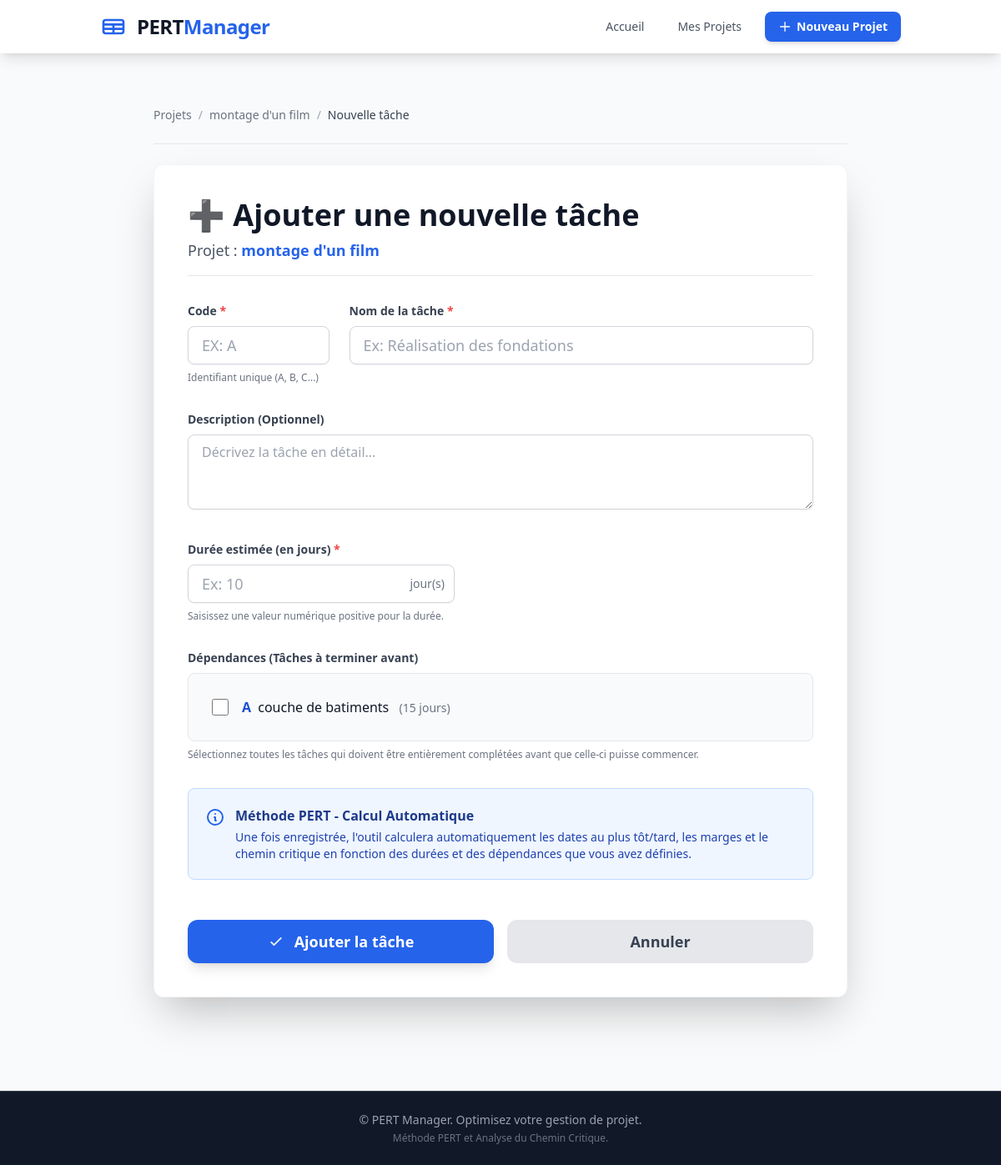
The page /projets/3/taches/nouvelle/ on the database its author committed.
### pert/models.py (models this page shows, shortened)
class Projet(models.Model):
    nom = models.CharField(max_length=200, verbose_name="Nom du projet")
    description = models.TextField(blank=True, null=True, verbose_name="Description")
    date_creation = models.DateTimeField(auto_now_add=True, verbose_name="Date de création")
    date_modification = models.DateTimeField(auto_now=True, verbose_name="Dernière modification")
    class Meta:
        verbose_name = "Projet"
        verbose_name_plural = "Projets"
        ordering = ['-date_creation']

class Tache(models.Model):
    projet = models.ForeignKey(
        Projet,
        on_delete=models.CASCADE,
        related_name='taches',
        verbose_name="Projet"
    )
    code = models.CharField(max_length=10, verbose_name="Code de la tâche")
    nom = models.CharField(max_length=200, verbose_name="Nom de la tâche")
    description = models.TextField(blank=True, null=True, verbose_name="Description")
    duree = models.IntegerField(verbose_name="Durée (en jours)")
    dependances = models.ManyToManyField(
        'self',
        symmetrical=False,
        blank=True,
        related_name='successeurs',
        verbose_name="Dépendances (tâches à terminer avant)"
    )
    date_debut_tot = models.IntegerField(
        null=True,
        blank=True,
        verbose_name="Date de début au plus tôt"
    )
    date_fin_tot = models.IntegerField(
        null=True,
        blank=True,
        verbose_name="Date de fin au plus tôt"
    )
    date_debut_tard = models.IntegerField(
        null=True,
        blank=True,
        verbose_name="Date de début au plus tard"
    )
    date_fin_tard = models.IntegerField(
        null=True,
        blank=True,
        verbose_name="Date de fin au plus tard"
    )
    marge_totale = models.IntegerField(
        null=True,
        blank=True,
        verbose_name="Marge totale"
    )
    marge_libre = models.IntegerField(
        null=True,
        blank=True,
        verbose_name="Marge libre"
    )
    class Meta:
        verbose_name = "Tâche"
        verbose_name_plural = "Tâches"
        ordering = ['code']
        unique_together = ['projet', 'code']

### pert/views.py (the view)
# urls.py: path('projets/<int:projet_id>/taches/nouvelle/', views.tache_create, name='tache_create'),
def tache_create(request, projet_id):
    projet = get_object_or_404(Projet, pk=projet_id)
    if request.method == 'POST':
        form = TacheForm(request.POST, projet=projet)
        if form.is_valid():
            tache = form.save(commit=False)
            tache.projet = projet
            tache.save()
            form.save_m2m()  # Sauvegarder les relations ManyToMany (dépendances)
            _recalculer_pert(projet)
            messages.success(request, f'Tâche "{tache.code}" ajoutée avec succès !')
            return redirect('projet_detail', pk=projet.pk)
    else:
        form = TacheForm(projet=projet)
    taches_disponibles = projet.taches.all().order_by('code')
    return render(request, 'pert/tache_form.html', {
        'form': form,
        'projet': projet,
        'taches_disponibles': taches_disponibles,
        'action': 'Créer'
    })

### pert/templates/pert/tache_form.html (shortened to what this page needs)
{% extends 'pert/base.html' %}
{% block content %}
<div class="max-w-4xl mx-auto px-4 sm:px-6 lg:px-8 py-8">
    <nav class="mb-6 text-sm" aria-label="Breadcrumb">
        <ol class="flex items-center space-x-2 text-gray-500">
            <li><a href="{% url 'projet_list' %}" class="hover:text-blue-600 transition">Projets</a></li>
            <li><span class="text-gray-400">/</span></li>
            <li><a href="{% url 'projet_detail' projet.id %}" class="hover:text-blue-600 transition">{{ projet.nom }}</a></li>
            <li><span class="text-gray-400">/</span></li>
            <li class="text-gray-700 font-medium" aria-current="page">
                {% if form.instance.pk %}Modifier la tâche{% else %}Nouvelle tâche{% endif %}
            </li>
        </ol>
    </nav>
    <hr class="border-gray-200 mb-6"/>
    <div class="bg-white rounded-xl shadow-2xl p-6 sm:p-8 lg:p-10 border border-gray-100">
        <div class="mb-8 border-b pb-4">
            <h1 class="text-4xl font-extrabold text-gray-900 mb-2">
                {% if form.instance.pk %}
                    ✏️ Modifier la tâche
                {% else %}
                    ➕ Ajouter une nouvelle tâche
                {% endif %}
            </h1>
            <p class="text-lg text-gray-600">
                Projet : <span class="font-bold text-blue-600">{{ projet.nom }}</span>
            </p>
        </div>
        <form method="post" class="space-y-8">
            <div class="grid md:grid-cols-4 gap-6">
                <div class="md:col-span-1">
                    <label for="{{ form.code.id_for_label }}" class="block text-sm font-semibold text-gray-700 mb-2">
                        Code <span class="text-red-500">*</span>
                    </label>
                    <input
                        type="text"
                        name="{{ form.code.name }}"
                        id="{{ form.code.id_for_label }}"
                        value="{{ form.code.value|default:'' }}"
                        class="w-full px-4 py-2 border border-gray-300 rounded-lg focus:ring-blue-500 focus:border-blue-500 transition text-lg uppercase shadow-sm placeholder-gray-400"
                        placeholder="Ex: A"
                        maxlength="10"
                        required
                    >
                    <p class="mt-2 text-xs text-gray-500">Identifiant unique (A, B, C...)</p>
                </div>
                <div class="md:col-span-3">
                    <label for="{{ form.nom.id_for_label }}" class="block text-sm font-semibold text-gray-700 mb-2">
                        Nom de la tâche <span class="text-red-500">*</span>
                    </label>
                    <input
                        type="text"
                        name="{{ form.nom.name }}"
                        id="{{ form.nom.id_for_label }}"
                        value="{{ form.nom.value|default:'' }}"
                        class="w-full px-4 py-2 border border-gray-300 rounded-lg focus:ring-blue-500 focus:border-blue-500 transition text-lg shadow-sm placeholder-gray-400"
                        placeholder="Ex: Réalisation des fondations"
                        required
                    >
                </div>
            </div>
            <div>
                <label for="{{ form.description.id_for_label }}" class="block text-sm font-semibold text-gray-700 mb-2">
                    Description (Optionnel)
                </label>
                <textarea
                    name="{{ form.description.name }}"
                    id="{{ form.description.id_for_label }}"
                    rows="3"
                    class="w-full px-4 py-2 border border-gray-300 rounded-lg focus:ring-blue-500 focus:border-blue-500 transition shadow-sm placeholder-gray-400"
                    placeholder="Décrivez la tâche en détail..."
                >{{ form.description.value|default:'' }}</textarea>
            </div>
            <div>
                <label for="{{ form.duree.id_for_label }}" class="block text-sm font-semibold text-gray-700 mb-2">
                    Durée estimée (en jours) <span class="text-red-500">*</span>
                </label>
                <div class="relative max-w-xs">
                    <input
                        type="number"
                        name="{{ form.duree.name }}"
                        id="{{ form.duree.id_for_label }}"
                        value="{{ form.duree.value|default:'' }}"
                        class="w-full px-4 py-2 border border-gray-300 rounded-lg focus:ring-blue-500 focus:border-blue-500 transition pr-16 text-lg shadow-sm placeholder-gray-400"
                        placeholder="Ex: 10"
                        min="1"
                        required
                    >
                    <div class="absolute inset-y-0 right-0 flex items-center pr-3 pointer-events-none">
                        <span class="text-gray-500 text-sm font-medium">jour(s)</span>
                    </div>
                </div>
                <p class="mt-2 text-xs text-gray-500">Saisissez une valeur numérique positive pour la durée.</p>
            </div>
            <div>
                <label for="id_dependances_list" class="block text-sm font-semibold text-gray-700 mb-2">
                    Dépendances (Tâches à terminer avant)
                </label>
                <div id="id_dependances_list" class="bg-gray-50 rounded-lg p-4 space-y-2 max-h-72 overflow-y-auto border border-gray-200">
                    {% if taches_disponibles %}
                        {% for tache in taches_disponibles %}
                        <label class="flex items-center p-3 hover:bg-gray-100 rounded-lg cursor-pointer transition ease-in-out duration-150">
                            <input
                                type="checkbox"
                                name="{{ form.dependances.name }}"
                                value="{{ tache.id }}"
                                {% comment %} Correction: Utiliser 'tache.id' pour vérifier si la dépendance est sélectionnée {% endcomment %}
                                class="w-5 h-5 text-blue-600 border-gray-300 rounded focus:ring-blue-500"
                            >
                            <span class="ml-4 flex-1 text-base">
                                <span class="font-bold text-blue-700">{{ tache.code }}</span>
                                <span class="text-gray-900 ml-1">{{ tache.nom }}</span>
                                <span class="text-sm text-gray-500 ml-2">({{ tache.duree }} jour{{ tache.duree|pluralize }})</span>
                            </span>
                        </label>
                        {% endfor %}
                    {% else %}
                        <p class="text-gray-500 text-base italic text-center py-4">
                            Aucune autre tâche n'est disponible dans ce projet. Cette tâche sera une tâche de départ.
                        </p>
                    {% endif %}
                </div>
                <p class="mt-2 text-xs text-gray-500">
                    Sélectionnez toutes les tâches qui doivent être entièrement complétées avant que celle-ci puisse commencer.
                </p>
            </div>
            <div class="p-5 bg-blue-50 rounded-lg border border-blue-200" role="alert">
                <div class="flex items-start">
                    <svg class="w-6 h-6 text-blue-600 flex-shrink-0 mt-0.5 mr-3" fill="none" stroke="currentColor" viewBox="0 0 24 24">
                        <path stroke-linecap="round" stroke-linejoin="round" stroke-width="2" d="M13 16h-1v-4h-1m1-4h.01M21 12a9 9 0 11-18 0 9 9 0 0118 0z"></path>
                    </svg>
                    <div>
                        <h3 class="font-bold text-blue-900 mb-1 text-base">Méthode PERT - Calcul Automatique</h3>
                        <p class="text-sm text-blue-800">
                            Une fois enregistrée, l'outil calculera automatiquement les dates au plus tôt/tard, les marges et le chemin critique en fonction des durées et des dépendances que vous avez définies.
                        </p>
                    </div>
                </div>
            </div>
            <div class="flex flex-col sm:flex-row space-y-3 sm:space-y-0 sm:space-x-4 pt-4">
                <button
                    type="submit"
                    class="sm:flex-1 w-full bg-blue-600 hover:bg-blue-700 text-white font-bold py-3 px-6 rounded-xl shadow-lg transition duration-200 ease-in-out transform hover:scale-[1.02] active:scale-[0.98] flex items-center justify-center text-lg"
                >
                    <svg class="w-5 h-5 mr-3" fill="none" stroke="currentColor" viewBox="0 0 24 24">
                        <path stroke-linecap="round" stroke-linejoin="round" stroke-width="2" d="M5 13l4 4L19 7"></path>
                    </svg>
                    {% if form.instance.pk %}Enregistrer les modifications{% else %}Ajouter la tâche{% endif %}
                </button>
                <a
                    href="{% url 'projet_detail' projet.id %}"
                    class="sm:flex-1 w-full bg-gray-200 hover:bg-gray-300 text-gray-700 font-semibold py-3 px-6 rounded-xl transition duration-200 ease-in-out text-center flex items-center justify-center text-lg"
                >
                    Annuler
                </a>
            </div>
        </form>
    </div>
</div>
{% endblock %}

### rows shown on the page
Projet: nom "montage d'un film"
Tache: code "A", nom "couche de batiments", duree "15"
